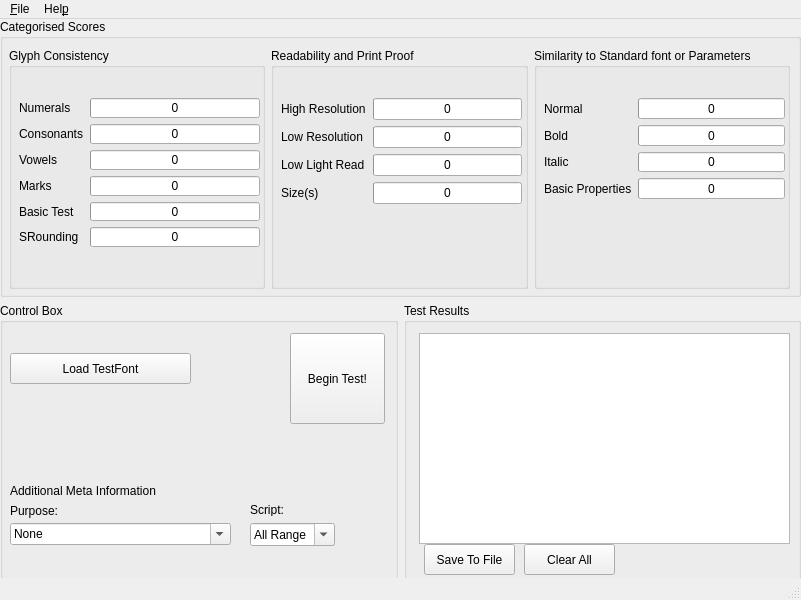
<?xml version="1.0" encoding="UTF-8"?>
<ui version="4.0">
 <class>MainWindow</class>
 <widget class="QMainWindow" name="MainWindow">
  <property name="geometry">
   <rect>
    <x>0</x>
    <y>0</y>
    <width>801</width>
    <height>600</height>
   </rect>
  </property>
  <property name="windowTitle">
   <string>Font Compare</string>
  </property>
  <widget class="QWidget" name="centralwidget">
   <widget class="QWidget" name="verticalLayoutWidget">
    <property name="geometry">
     <rect>
      <x>0</x>
      <y>0</y>
      <width>801</width>
      <height>561</height>
     </rect>
    </property>
    <layout class="QVBoxLayout" name="verticalLayout">
     <item>
      <layout class="QHBoxLayout" name="horizontalLayout">
       <item>
        <widget class="QGroupBox" name="groupBox">
         <property name="title">
          <string>Categorised Scores</string>
         </property>
         <widget class="QWidget" name="horizontalLayoutWidget_3">
          <property name="geometry">
           <rect>
            <x>9</x>
            <y>29</y>
            <width>781</width>
            <height>241</height>
           </rect>
          </property>
          <layout class="QHBoxLayout" name="horizontalLayout_3">
           <item>
            <widget class="QGroupBox" name="groupBox_7">
             <property name="title">
              <string>Glyph Consistency</string>
             </property>
             <widget class="QWidget" name="layoutWidget_2">
              <property name="geometry">
               <rect>
                <x>10</x>
                <y>50</y>
                <width>241</width>
                <height>149</height>
               </rect>
              </property>
              <layout class="QFormLayout" name="formLayout_3">
               <property name="fieldGrowthPolicy">
                <enum>QFormLayout::ExpandingFieldsGrow</enum>
               </property>
               <item row="0" column="0">
                <widget class="QLabel" name="label_18">
                 <property name="text">
                  <string>Numerals</string>
                 </property>
                </widget>
               </item>
               <item row="0" column="1">
                <widget class="QProgressBar" name="NumeralScoreBar">
                 <property name="maximum">
                  <number>10</number>
                 </property>
                 <property name="value">
                  <number>0</number>
                 </property>
                 <property name="format">
                  <string>%v</string>
                 </property>
                </widget>
               </item>
               <item row="1" column="0">
                <widget class="QLabel" name="label_19">
                 <property name="text">
                  <string>Consonants</string>
                 </property>
                </widget>
               </item>
               <item row="1" column="1">
                <widget class="QProgressBar" name="ConsonantScoreBar">
                 <property name="maximum">
                  <number>10</number>
                 </property>
                 <property name="value">
                  <number>0</number>
                 </property>
                 <property name="format">
                  <string>%v</string>
                 </property>
                </widget>
               </item>
               <item row="2" column="0">
                <widget class="QLabel" name="label_20">
                 <property name="text">
                  <string>Vowels</string>
                 </property>
                </widget>
               </item>
               <item row="2" column="1">
                <widget class="QProgressBar" name="VowelScoreBar">
                 <property name="maximum">
                  <number>10</number>
                 </property>
                 <property name="value">
                  <number>0</number>
                 </property>
                 <property name="format">
                  <string>%v</string>
                 </property>
                </widget>
               </item>
               <item row="3" column="0">
                <widget class="QLabel" name="label_21">
                 <property name="text">
                  <string>Marks</string>
                 </property>
                </widget>
               </item>
               <item row="3" column="1">
                <widget class="QProgressBar" name="MarkScoreBar">
                 <property name="maximum">
                  <number>10</number>
                 </property>
                 <property name="value">
                  <number>0</number>
                 </property>
                 <property name="format">
                  <string>%v</string>
                 </property>
                </widget>
               </item>
               <item row="4" column="0">
                <widget class="QLabel" name="label_22">
                 <property name="text">
                  <string>Basic Test</string>
                 </property>
                </widget>
               </item>
               <item row="4" column="1">
                <widget class="QProgressBar" name="BasicConsistencyScoreBar">
                 <property name="maximum">
                  <number>10</number>
                 </property>
                 <property name="value">
                  <number>0</number>
                 </property>
                 <property name="format">
                  <string>%v</string>
                 </property>
                </widget>
               </item>
               <item row="5" column="0">
                <widget class="QLabel" name="scriptRoundingLabel">
                 <property name="text">
                  <string>SRounding</string>
                 </property>
                </widget>
               </item>
               <item row="5" column="1">
                <widget class="QProgressBar" name="RoundingScoreBar">
                 <property name="maximum">
                  <number>10</number>
                 </property>
                 <property name="value">
                  <number>0</number>
                 </property>
                 <property name="format">
                  <string>%v</string>
                 </property>
                </widget>
               </item>
              </layout>
             </widget>
            </widget>
           </item>
           <item>
            <widget class="QGroupBox" name="groupBox_6">
             <property name="title">
              <string>Readability and Print Proof</string>
             </property>
             <widget class="QWidget" name="layoutWidget">
              <property name="geometry">
               <rect>
                <x>10</x>
                <y>50</y>
                <width>241</width>
                <height>149</height>
               </rect>
              </property>
              <layout class="QFormLayout" name="formLayout_2">
               <property name="fieldGrowthPolicy">
                <enum>QFormLayout::ExpandingFieldsGrow</enum>
               </property>
               <item row="0" column="0">
                <widget class="QLabel" name="label_12">
                 <property name="text">
                  <string>High Resolution</string>
                 </property>
                </widget>
               </item>
               <item row="0" column="1">
                <widget class="QProgressBar" name="progressBar_9">
                 <property name="maximum">
                  <number>10</number>
                 </property>
                 <property name="value">
                  <number>0</number>
                 </property>
                 <property name="format">
                  <string>%p</string>
                 </property>
                </widget>
               </item>
               <item row="1" column="0">
                <widget class="QLabel" name="label_13">
                 <property name="text">
                  <string>Low Resolution </string>
                 </property>
                </widget>
               </item>
               <item row="1" column="1">
                <widget class="QProgressBar" name="progressBar_10">
                 <property name="maximum">
                  <number>10</number>
                 </property>
                 <property name="value">
                  <number>0</number>
                 </property>
                 <property name="format">
                  <string>%p</string>
                 </property>
                </widget>
               </item>
               <item row="2" column="0">
                <widget class="QLabel" name="label_14">
                 <property name="text">
                  <string>Low Light Read</string>
                 </property>
                </widget>
               </item>
               <item row="2" column="1">
                <widget class="QProgressBar" name="progressBar_11">
                 <property name="maximum">
                  <number>10</number>
                 </property>
                 <property name="value">
                  <number>0</number>
                 </property>
                 <property name="format">
                  <string>%p</string>
                 </property>
                </widget>
               </item>
               <item row="3" column="0">
                <widget class="QLabel" name="label_16">
                 <property name="text">
                  <string>Size(s) </string>
                 </property>
                </widget>
               </item>
               <item row="3" column="1">
                <widget class="QProgressBar" name="progressBar_13">
                 <property name="maximum">
                  <number>10</number>
                 </property>
                 <property name="value">
                  <number>0</number>
                 </property>
                 <property name="format">
                  <string>%p</string>
                 </property>
                </widget>
               </item>
              </layout>
             </widget>
            </widget>
           </item>
           <item>
            <widget class="QGroupBox" name="groupBox_5">
             <property name="title">
              <string>Similarity to Standard font or Parameters</string>
             </property>
             <widget class="QWidget" name="layoutWidget">
              <property name="geometry">
               <rect>
                <x>10</x>
                <y>50</y>
                <width>241</width>
                <height>101</height>
               </rect>
              </property>
              <layout class="QFormLayout" name="formLayout">
               <property name="fieldGrowthPolicy">
                <enum>QFormLayout::ExpandingFieldsGrow</enum>
               </property>
               <item row="0" column="0">
                <widget class="QLabel" name="label_4">
                 <property name="text">
                  <string>Normal</string>
                 </property>
                </widget>
               </item>
               <item row="0" column="1">
                <widget class="QProgressBar" name="NormalScoreBar">
                 <property name="maximum">
                  <number>10</number>
                 </property>
                 <property name="value">
                  <number>0</number>
                 </property>
                 <property name="format">
                  <string>%v</string>
                 </property>
                </widget>
               </item>
               <item row="1" column="0">
                <widget class="QLabel" name="label_5">
                 <property name="text">
                  <string>Bold </string>
                 </property>
                </widget>
               </item>
               <item row="1" column="1">
                <widget class="QProgressBar" name="BoldScoreBar">
                 <property name="maximum">
                  <number>10</number>
                 </property>
                 <property name="value">
                  <number>0</number>
                 </property>
                 <property name="format">
                  <string>%v</string>
                 </property>
                </widget>
               </item>
               <item row="2" column="0">
                <widget class="QLabel" name="label_6">
                 <property name="text">
                  <string>Italic </string>
                 </property>
                </widget>
               </item>
               <item row="2" column="1">
                <widget class="QProgressBar" name="ItalicScoreBar">
                 <property name="maximum">
                  <number>10</number>
                 </property>
                 <property name="value">
                  <number>0</number>
                 </property>
                 <property name="format">
                  <string>%v</string>
                 </property>
                </widget>
               </item>
               <item row="3" column="0">
                <widget class="QLabel" name="label_7">
                 <property name="text">
                  <string>Basic Properties</string>
                 </property>
                </widget>
               </item>
               <item row="3" column="1">
                <widget class="QProgressBar" name="BasicScoreBar">
                 <property name="maximum">
                  <number>10</number>
                 </property>
                 <property name="value">
                  <number>0</number>
                 </property>
                 <property name="format">
                  <string>%v</string>
                 </property>
                </widget>
               </item>
              </layout>
             </widget>
            </widget>
           </item>
          </layout>
         </widget>
        </widget>
       </item>
      </layout>
     </item>
     <item>
      <layout class="QHBoxLayout" name="horizontalLayout_2">
       <item>
        <widget class="QGroupBox" name="groupBox_3">
         <property name="title">
          <string>Control Box</string>
         </property>
         <widget class="QComboBox" name="languageBox">
          <property name="geometry">
           <rect>
            <x>250</x>
            <y>220</y>
            <width>85</width>
            <height>23</height>
           </rect>
          </property>
          <property name="editable">
           <bool>true</bool>
          </property>
          <item>
           <property name="text">
            <string>All Range</string>
           </property>
          </item>
          <item>
           <property name="text">
            <string>Devanagri</string>
           </property>
          </item>
          <item>
           <property name="text">
            <string>Bengali </string>
           </property>
          </item>
          <item>
           <property name="text">
            <string>English</string>
           </property>
          </item>
         </widget>
         <widget class="QPushButton" name="BeginTestButton">
          <property name="geometry">
           <rect>
            <x>290</x>
            <y>30</y>
            <width>95</width>
            <height>91</height>
           </rect>
          </property>
          <property name="text">
           <string>Begin Test!</string>
          </property>
         </widget>
         <widget class="QPushButton" name="loadTestpushButton">
          <property name="geometry">
           <rect>
            <x>10</x>
            <y>50</y>
            <width>181</width>
            <height>31</height>
           </rect>
          </property>
          <property name="text">
           <string>Load TestFont</string>
          </property>
         </widget>
         <widget class="QLabel" name="label_2">
          <property name="geometry">
           <rect>
            <x>250</x>
            <y>200</y>
            <width>54</width>
            <height>13</height>
           </rect>
          </property>
          <property name="text">
           <string>Script:</string>
          </property>
         </widget>
         <widget class="QLabel" name="label_3">
          <property name="geometry">
           <rect>
            <x>10</x>
            <y>200</y>
            <width>51</width>
            <height>16</height>
           </rect>
          </property>
          <property name="text">
           <string>Purpose:</string>
          </property>
         </widget>
         <widget class="QComboBox" name="comboBox">
          <property name="geometry">
           <rect>
            <x>10</x>
            <y>220</y>
            <width>221</width>
            <height>22</height>
           </rect>
          </property>
          <property name="editable">
           <bool>true</bool>
          </property>
          <item>
           <property name="text">
            <string>None</string>
           </property>
          </item>
          <item>
           <property name="text">
            <string>Body Text : Books </string>
           </property>
          </item>
          <item>
           <property name="text">
            <string>Body Text: Magazines</string>
           </property>
          </item>
          <item>
           <property name="text">
            <string>Body Text: Newspapers</string>
           </property>
          </item>
          <item>
           <property name="text">
            <string>Body Text: Dictionaries</string>
           </property>
          </item>
          <item>
           <property name="text">
            <string>Body Text: Directories</string>
           </property>
          </item>
          <item>
           <property name="text">
            <string>Body Text: Greetings/Invitations</string>
           </property>
          </item>
          <item>
           <property name="text">
            <string>Body Text: Poetry</string>
           </property>
          </item>
          <item>
           <property name="text">
            <string>Body Text: Children Books</string>
           </property>
          </item>
          <item>
           <property name="text">
            <string>Body Text: Advertisements</string>
           </property>
          </item>
          <item>
           <property name="text">
            <string>Headline: Books</string>
           </property>
          </item>
          <item>
           <property name="text">
            <string>Headline: Magazines</string>
           </property>
          </item>
          <item>
           <property name="text">
            <string>Headline: Newspapers</string>
           </property>
          </item>
          <item>
           <property name="text">
            <string>Headline: Advertisements</string>
           </property>
          </item>
          <item>
           <property name="text">
            <string>Display: Posters/Signboards</string>
           </property>
          </item>
          <item>
           <property name="text">
            <string>Display: Glow Signs</string>
           </property>
          </item>
          <item>
           <property name="text">
            <string>Display: LED Display</string>
           </property>
          </item>
          <item>
           <property name="text">
            <string>Display: TV/Mobiles Display</string>
           </property>
          </item>
         </widget>
         <widget class="QLabel" name="label_17">
          <property name="geometry">
           <rect>
            <x>10</x>
            <y>180</y>
            <width>211</width>
            <height>16</height>
           </rect>
          </property>
          <property name="text">
           <string>Additional Meta Information</string>
          </property>
         </widget>
        </widget>
       </item>
       <item>
        <widget class="QGroupBox" name="groupBox_4">
         <property name="title">
          <string>Test Results</string>
         </property>
         <widget class="QPushButton" name="SaveMessageBoxButton">
          <property name="geometry">
           <rect>
            <x>20</x>
            <y>241</y>
            <width>91</width>
            <height>31</height>
           </rect>
          </property>
          <property name="text">
           <string>Save To File</string>
          </property>
         </widget>
         <widget class="QPushButton" name="ClearMessageBoxButton">
          <property name="geometry">
           <rect>
            <x>120</x>
            <y>241</y>
            <width>91</width>
            <height>31</height>
           </rect>
          </property>
          <property name="text">
           <string>Clear All</string>
          </property>
         </widget>
         <widget class="QTextBrowser" name="MessageBox">
          <property name="geometry">
           <rect>
            <x>15</x>
            <y>30</y>
            <width>371</width>
            <height>211</height>
           </rect>
          </property>
         </widget>
         <zorder>SaveMessageBoxButton</zorder>
         <zorder>ClearMessageBoxButton</zorder>
         <zorder>MessageBox</zorder>
         <zorder>groupBox_3</zorder>
        </widget>
       </item>
      </layout>
     </item>
    </layout>
   </widget>
  </widget>
  <widget class="QMenuBar" name="menubar">
   <property name="geometry">
    <rect>
     <x>0</x>
     <y>0</y>
     <width>801</width>
     <height>19</height>
    </rect>
   </property>
   <widget class="QMenu" name="menu_File">
    <property name="title">
     <string>&amp;File</string>
    </property>
    <addaction name="actionLoadTestFont"/>
    <addaction name="actionSaveTestResults"/>
   </widget>
   <widget class="QMenu" name="menuHelp">
    <property name="title">
     <string>Hel&amp;p</string>
    </property>
    <addaction name="actionabout"/>
   </widget>
   <addaction name="menu_File"/>
   <addaction name="menuHelp"/>
  </widget>
  <widget class="QStatusBar" name="statusbar"/>
  <action name="actionLoadTestFont">
   <property name="text">
    <string>Load TestFont</string>
   </property>
  </action>
  <action name="actionSaveTestResults">
   <property name="text">
    <string>Save Test Results</string>
   </property>
  </action>
  <action name="actionTest_Parameters">
   <property name="text">
    <string>Test Parameters</string>
   </property>
  </action>
  <action name="actionManual_Testing">
   <property name="text">
    <string>Manual Testing</string>
   </property>
  </action>
  <action name="actionAbout">
   <property name="text">
    <string>About</string>
   </property>
  </action>
  <action name="actionabout">
   <property name="text">
    <string>About</string>
   </property>
  </action>
 </widget>
 <resources/>
 <connections/>
</ui>
